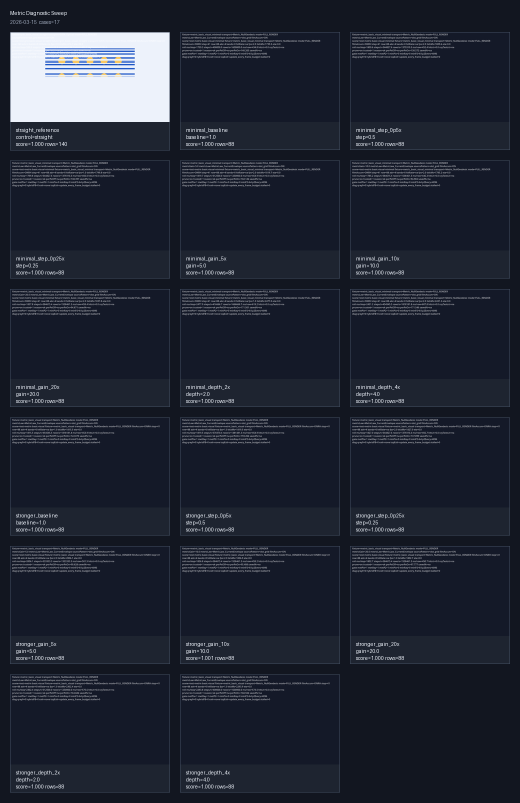
#> input picture screenshots/metric_basic_visual_sweep/2026-03-15/contact_sheet.png, 1040 x 1606 px (shown at 1/2 size)
$ python -i metric_basic_visual_sweep.py   (imports and definitions only)
#> lines starting #> are read from the running program, lines starting #| are printed output that depends on the picture
import argparse
import json
import os
import re
import subprocess
import sys
from collections import defaultdict
from datetime import date, datetime
from pathlib import Path

from PIL import Image, ImageChops, ImageFilter, ImageOps, ImageStat


ROOT = Path(__file__).resolve().parents[1]
DEFAULT_GODOT_EXE = (
    r"C:\Users\wmbro\Downloads\Godot_v4.5.1-stable_mono_win64\Godot_v4.5.1-stable_mono_win64"
    r"\Godot_v4.5.1-stable_mono_win64_console.exe"
)
SCREENSHOT_ROOT = ROOT / "screenshots" / "metric_basic_visual_sweep"
LOG_ROOT = ROOT / "logs" / "metric_basic_visual_sweep"
GRIN_SUMMARY_PATH = ROOT / "logs" / "grin_basic_visual_sweep" / "summary.json"
CONTACT_SHEET_SCRIPT = ROOT / "tools" / "build_visual_contact_sheet.py"
RESOLVED_RE = re.compile(
    r"\[GrinBasicVisual\].*?rOuter=(?P<router>-?\d+(?:\.\d+)?) "
    r"amp=(?P<amp>-?\d+(?:\.\d+)?) gamma=(?P<gamma>-?\d+(?:\.\d+)?)"
)
FAIL_RE = re.compile(r"\[GrinBasicVisual\]\[Capture\]\[FAIL\].*")


# [6 lines left out: function parse_args, not called in this run]


def case(case_id: str, rung: str, scene: str, launcher: str, family: str, value, renderer=None) -> dict:
    return {
        "id": case_id,
        "rung": rung,
        "scene": scene,
        "launcher": launcher,
        "family": family,
        "familyValue": value,
        "renderer": renderer or {},
    }


CASES = [
    case("straight_reference", "straight", "res://test-grin-basic-visual-straight.tscn", "run_grin_basic_visual_straight", "control", "straight"),
    case("minimal_baseline", "minimal", "res://test-metric-basic-visual-minimal.tscn", "run_metric_basic_visual_minimal", "baseline", 1.0),
    case("minimal_step_0p5x", "minimal", "res://test-metric-basic-visual-minimal.tscn", "run_metric_basic_visual_minimal", "step", 0.5, {"step_scale": 0.5}),
    case("minimal_step_0p25x", "minimal", "res://test-metric-basic-visual-minimal.tscn", "run_metric_basic_visual_minimal", "step", 0.25, {"step_scale": 0.25}),
    case("minimal_gain_5x", "minimal", "res://test-metric-basic-visual-minimal.tscn", "run_metric_basic_visual_minimal", "gain", 5.0, {"metric_gain": 5.0}),
    case("minimal_gain_10x", "minimal", "res://test-metric-basic-visual-minimal.tscn", "run_metric_basic_visual_minimal", "gain", 10.0, {"metric_gain": 10.0}),
    case("minimal_gain_20x", "minimal", "res://test-metric-basic-visual-minimal.tscn", "run_metric_basic_visual_minimal", "gain", 20.0, {"metric_gain": 20.0}),
    case("minimal_depth_2x", "minimal", "res://test-metric-basic-visual-minimal.tscn", "run_metric_basic_visual_minimal", "depth", 2.0, {"steps_per_ray": 1000}),
    case("minimal_depth_4x", "minimal", "res://test-metric-basic-visual-minimal.tscn", "run_metric_basic_visual_minimal", "depth", 4.0, {"steps_per_ray": 2000}),
    case("stronger_baseline", "stronger", "res://test-metric-basic-visual.tscn", "run_metric_basic_visual", "baseline", 1.0),
    case("stronger_step_0p5x", "stronger", "res://test-metric-basic-visual.tscn", "run_metric_basic_visual", "step", 0.5, {"step_scale": 0.5}),
    case("stronger_step_0p25x", "stronger", "res://test-metric-basic-visual.tscn", "run_metric_basic_visual", "step", 0.25, {"step_scale": 0.25}),
    case("stronger_gain_5x", "stronger", "res://test-metric-basic-visual.tscn", "run_metric_basic_visual", "gain", 5.0, {"metric_gain": 5.0}),
    case("stronger_gain_10x", "stronger", "res://test-metric-basic-visual.tscn", "run_metric_basic_visual", "gain", 10.0, {"metric_gain": 10.0}),
    case("stronger_gain_20x", "stronger", "res://test-metric-basic-visual.tscn", "run_metric_basic_visual", "gain", 20.0, {"metric_gain": 20.0}),
    case("stronger_depth_2x", "stronger", "res://test-metric-basic-visual.tscn", "run_metric_basic_visual", "depth", 2.0, {"steps_per_ray": 1000}),
    case("stronger_depth_4x", "stronger", "res://test-metric-basic-visual.tscn", "run_metric_basic_visual", "depth", 4.0, {"steps_per_ray": 2000}),
]


# [143 lines left out: functions require_godot_exe, scalar, parse_kv, parse_log, build_args, run_case, not called in this run]


def crop_image(path: str) -> Image.Image:
    image = Image.open(path).convert("RGB")
#> image is the input picture: PIL image 1040x1606 RGB; mean R, G, B 32.8, 37.8, 50.9
    width, height = image.size
#> width = 1040; height = 1606
    return image.crop((int(width * 0.08), int(height * 0.06), int(width * 0.92), int(height * 0.78)))
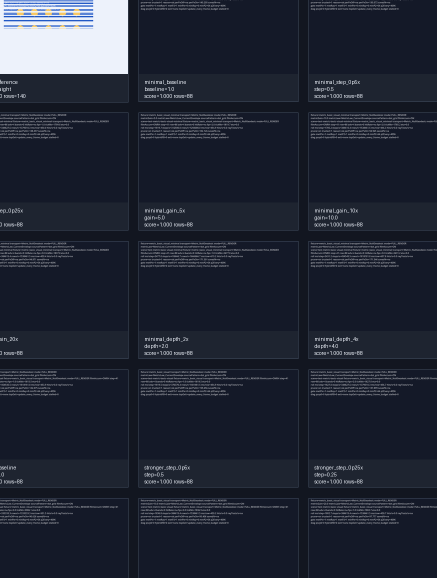
#> returned value: PIL image 873x1156 RGB (shown at 1/2 size); mean R, G, B 33.8, 39, 52.7


def image_metrics(path: str) -> dict:
    crop = crop_image(path)
    gray = crop.convert("L")
    edges = gray.filter(ImageFilter.FIND_EDGES)
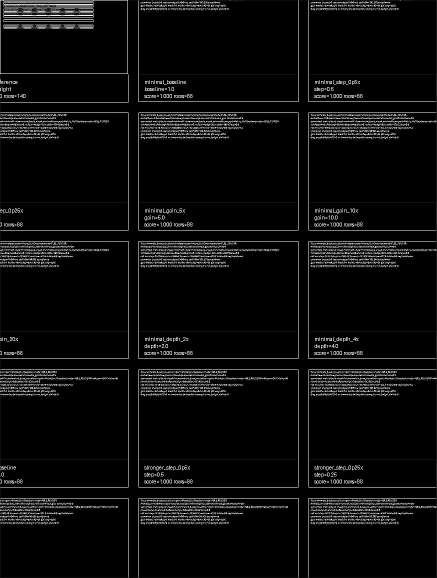
#> edges: PIL image 873x1156 L (shown at 1/2 size); min 0, max 255, mean 12.4
    gray_stat = ImageStat.Stat(gray)
    edge_mean = ImageStat.Stat(edges).mean[0]
#> edge_mean = 12.36
    values = list(gray.getdata())
#> values = 1009188 items
    total = max(1, len(values))
#> total = 1009188
    non_dark = sum(1 for v in values if v >= 24) / total
#> non_dark = 0.857
    return {
        "meanLuma": round(gray_stat.mean[0], 6),
        "stddevLuma": round(gray_stat.stddev[0], 6),
        "nonDarkPct": round(non_dark, 6),
        "edgeMean": round(edge_mean, 6),
        "structureScore": round(non_dark * 100.0 + edge_mean / 8.0, 6),
    }


# [39 lines left out: functions diff_artifact, build_contact_sheet, ensure_grin_summary, not called in this run]


def baseline_case_id(rung: str) -> str:
    return {"straight": "straight_reference", "minimal": "minimal_baseline", "stronger": "stronger_baseline"}[rung]


def write_json(path: Path, payload: dict) -> None:
    path.parent.mkdir(parents=True, exist_ok=True)
    path.write_text(json.dumps(payload, indent=2), encoding="utf-8")


# [178 lines left out: functions write_report, main, not called in this run]


# [2 lines not run here, left out]

>>> result = image_metrics('../screenshots/metric_basic_visual_sweep/2026-03-15/contact_sheet.png')
#> result = {'meanLuma': 39, 'stddevLuma': 43.18, 'nonDarkPct': 0.857, 'edgeMean': 12.36, 'structureScore': 87.28}

$ run again, on screenshots/metric_basic_visual_sweep/2026-03-15/minimal_baseline.png
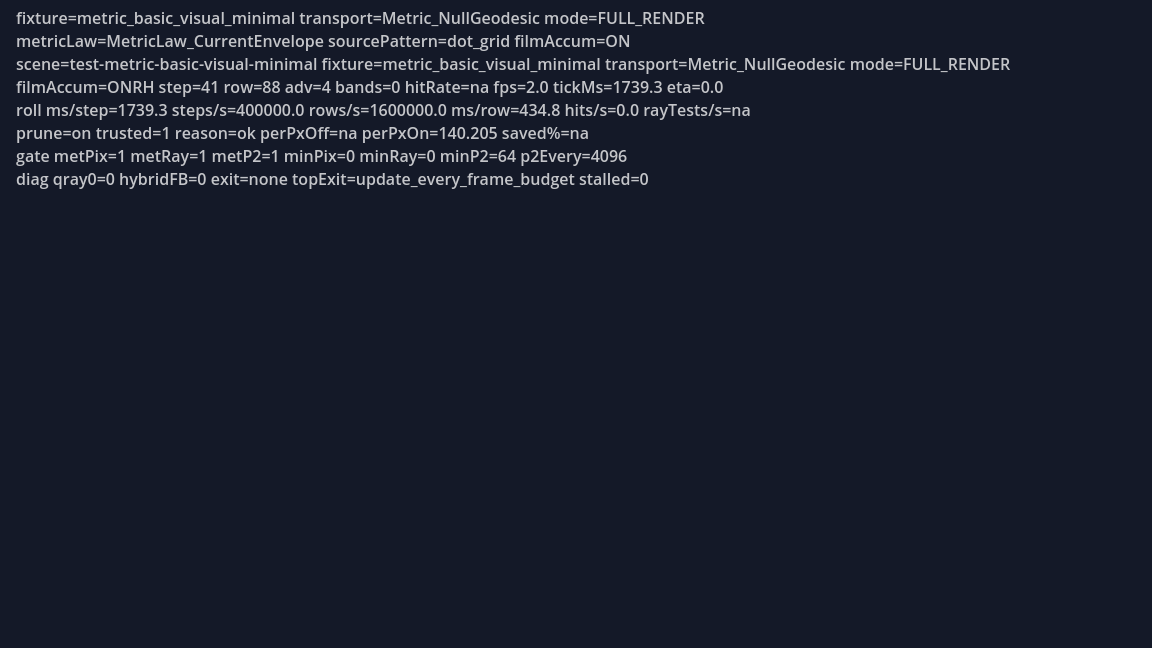
#> input picture screenshots/metric_basic_visual_sweep/2026-03-15/minimal_baseline.png, 1152 x 648 px
#> in crop_image, `return image.crop((int(width * 0.08), int(height * 0.06), int(width * ..`:
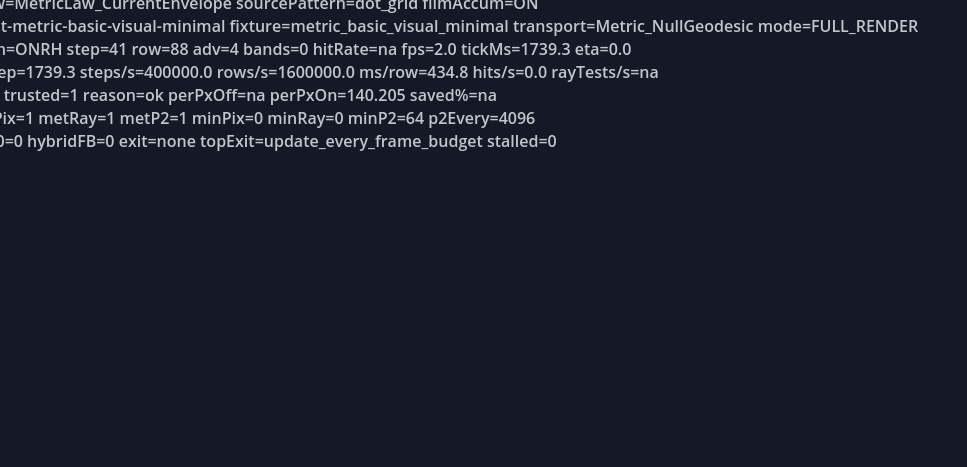
#> returned value: PIL image 967x467 RGB; mean R, G, B 26.5, 31.3, 45.9
#> in image_metrics, `edges = gray.filter(ImageFilter.FIND_EDGES)`:
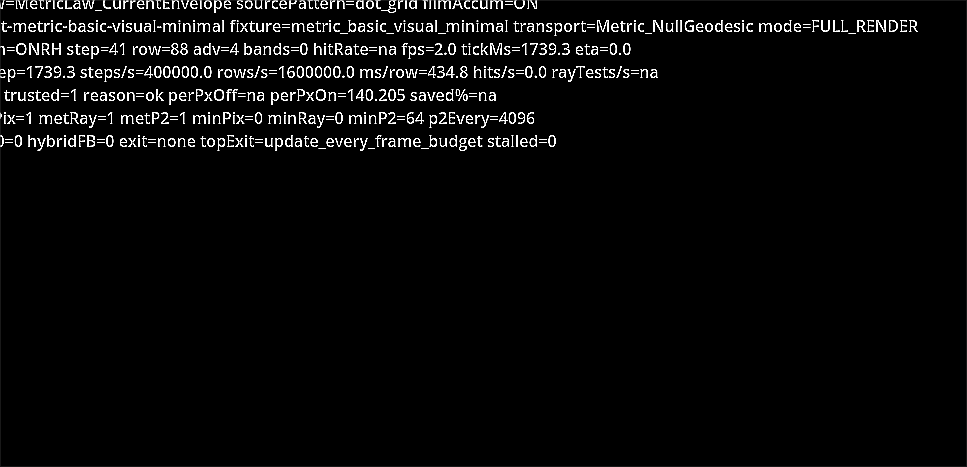
#> edges: PIL image 967x467 L; min 0, max 255, mean 8.6
#> edge_mean = 8.65
#> values = 451589 items
#> total = 451589
#> non_dark = 1
#> result = {'meanLuma': 31.35, 'stddevLuma': 29.1, 'nonDarkPct': 1, 'edgeMean': 8.65, 'structureScore': 101.1}
